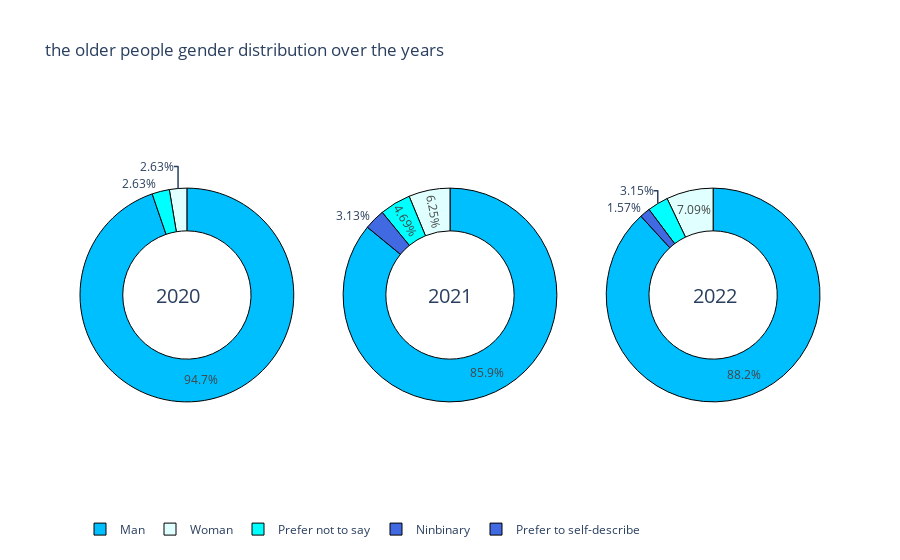

The notebook cell saved with this chart:
### Markdown cell above
#  Gender distribution over the years

### Code cell
colors2 = [' deepskyblue', 'lightcyan', ' cyan ','royalblue'] 
gender20=aged_70_20['Q2'].value_counts(sort=True)
gender21=aged_70_21['Q2'].value_counts(sort=True)
gender22=aged_70_22['Q3'].value_counts(sort=True)
labels1=['Man'	,'Woman','Prefer not to say']
labels2=['Man'	,'Woman','Prefer not to say','Ninbinary']
labels3=['Man'	,'Woman','Prefer not to say','Prefer to self-describe']
fig = make_subplots(rows=1, cols=3, specs=[[{'type':'domain'}, {'type':'domain'},{'type':'domain'}]])
fig.add_trace(go.Pie(labels=labels1, values=gender20.values, name="2020",marker=dict(colors=colors2)),
              1, 1)
fig.add_trace(go.Pie(labels=labels2, values=gender21.values, name="2021",marker=dict(colors=colors2)),
              1, 2)
fig.add_trace(go.Pie(labels=labels3, values=gender22.values, name="2022",marker=dict(colors=colors2)),
              1, 3)
fig.data[0].marker.line.width = 1
fig.data[0].marker.line.color = "black"
fig.data[1].marker.line.width = 1
fig.data[1].marker.line.color = "black"
fig.data[2].marker.line.width = 1
fig.data[2].marker.line.color = "black"
fig.update_layout(
    title_text="the older people gender distribution over the years",legend=dict(orientation="h"),
    # Add annotations in the center of the donut pies.
    annotations=[dict(text='2020', x=0.10, y=0.5, font_size=20, showarrow=False),
                 dict(text='2021', x=0.5, y=0.5, font_size=20, showarrow=False),
                 dict(text='2022', x=0.89, y=0.5, font_size=20, showarrow=False)])
# Use `hole` to create a donut-like pie chart
fig.update_traces(hole=.6, hoverinfo="label+percent+name")

fig.show()

### Figure 1 — Plotly figure (JSON) as saved in the notebook; plotly's stock layout.template omitted (floating-point values rounded to 4 significant figures)
{"data": [{"domain": {"x": [0.0, 0.2889], "y": [0.0, 1.0]}, "hole": 0.6, "hoverinfo": "label+percent+name", "labels": ["Man", "Woman", "Prefer not to say"], "marker": {"colors": [" deepskyblue", "lightcyan", " cyan ", "royalblue"], "line": {"color": "black", "width": 1}}, "name": "2020", "type": "pie", "values": [72, 2, 2]}, {"domain": {"x": [0.3556, 0.6444], "y": [0.0, 1.0]}, "hole": 0.6, "hoverinfo": "label+percent+name", "labels": ["Man", "Woman", "Prefer not to say", "Ninbinary"], "marker": {"colors": [" deepskyblue", "lightcyan", " cyan ", "royalblue"], "line": {"color": "black", "width": 1}}, "name": "2021", "type": "pie", "values": [110, 8, 6, 4]}, {"domain": {"x": [0.7111, 1.0], "y": [0.0, 1.0]}, "hole": 0.6, "hoverinfo": "label+percent+name", "labels": ["Man", "Woman", "Prefer not to say", "Prefer to self-describe"], "marker": {"colors": [" deepskyblue", "lightcyan", " cyan ", "royalblue"], "line": {"color": "black", "width": 1}}, "name": "2022", "type": "pie", "values": [112, 9, 4, 2]}], "layout": {"annotations": [{"font": {"size": 20}, "showarrow": false, "text": "2020", "x": 0.1, "y": 0.5}, {"font": {"size": 20}, "showarrow": false, "text": "2021", "x": 0.5, "y": 0.5}, {"font": {"size": 20}, "showarrow": false, "text": "2022", "x": 0.89, "y": 0.5}], "legend": {"orientation": "h"}, "title": {"text": "the older people gender distribution over the years"}}}
